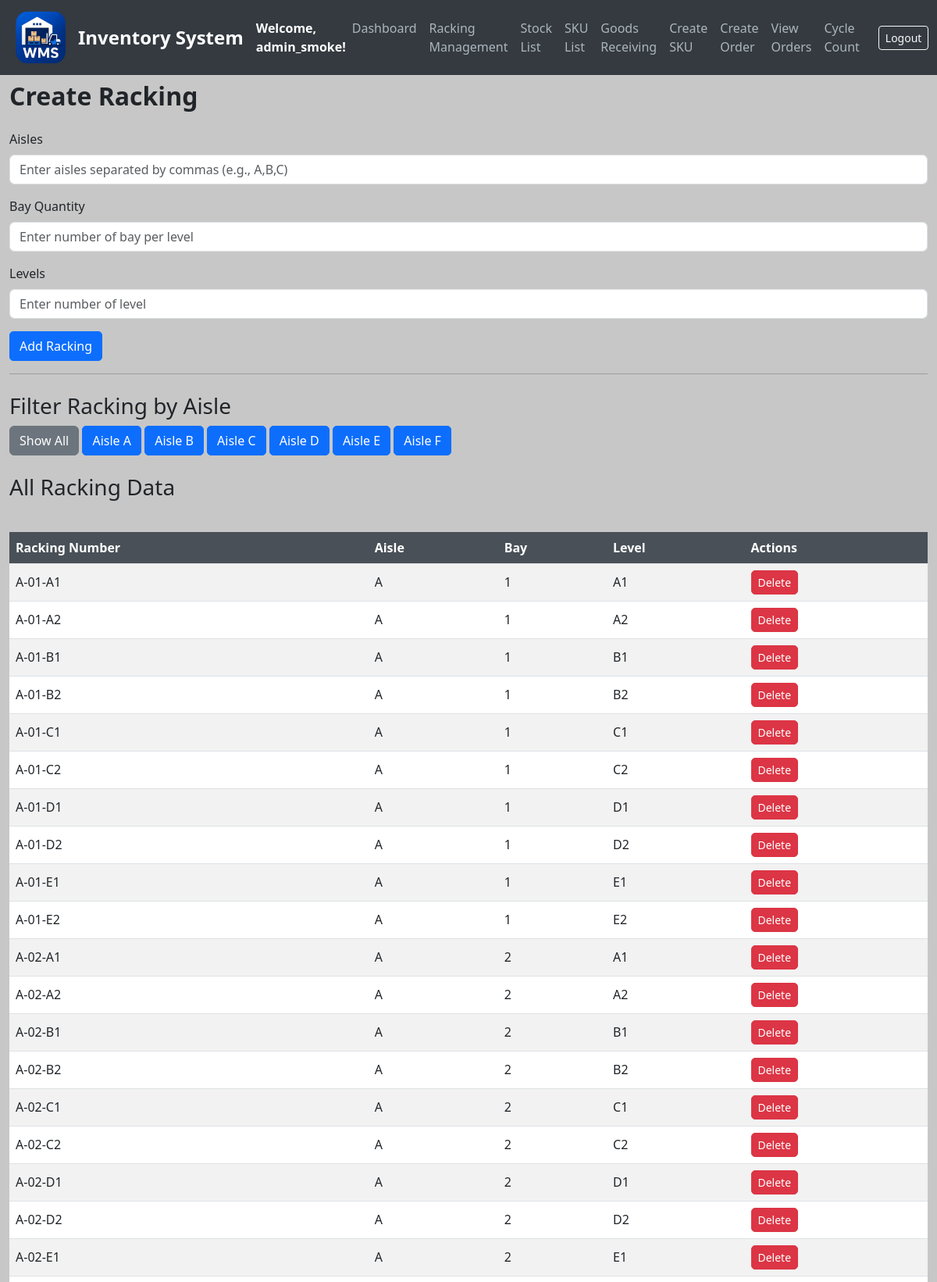
The page /create_racking (signed in, upper part) on the database its author committed.
### models.py (models this page shows, shortened)
class User(UserMixin, db.Model):
    __tablename__ = 'users'
    id = db.Column(db.Integer, primary_key=True)
    username = db.Column(db.String(80), unique=True, nullable=False)
    email = db.Column(db.String(120), unique=True, nullable=False)
    password = db.Column(db.String(200), nullable=False)
    date_created = db.Column(db.DateTime, default=get_local_time)
    last_login = db.Column(db.DateTime, nullable=True)
    is_active = db.Column(db.Boolean, default=True)
    is_approved = db.Column(db.Boolean, default=False)
    is_admin = db.Column(db.Boolean, default=False)
    can_create_racking = db.Column(db.Boolean, default=False)
    can_create_stock = db.Column(db.Boolean, default=False)
    can_create_order = db.Column(db.Boolean, default=False)
    can_transfer_stock = db.Column(db.Boolean, default=False)
    can_transfer_batch = db.Column(db.Boolean, default=False)
    can_mass_transfer = db.Column(db.Boolean, default=False)
    can_bulk_transfer = db.Column(db.Boolean, default=False)
    can_add_sku = db.Column(db.Boolean, default=False)
    can_view_orders = db.Column(db.Boolean, default=False)  # ← new
    can_cycle_count = db.Column(db.Boolean, default=False)  # ← new

class Racking(db.Model):
    id = db.Column(db.Integer, primary_key=True)
    racking_number = db.Column(db.String(20), unique=True, nullable=False)
    aisle = db.Column(db.String(5), nullable=False)
    level = db.Column(db.Integer, nullable=False)
    position = db.Column(db.Integer, nullable=False)
    location = db.Column(db.String(50), nullable=False)

### app.py (the view)
@app.route('/create_racking', methods=['GET'])
@login_required
@permission_required('can_create_racking')
def create_racking():
    selected_aisle = request.args.get('aisle')
    with app.app_context():
        if selected_aisle:
            racking_entries = Racking.query.filter_by(aisle=selected_aisle.upper()).all()
        else:
            racking_entries = Racking.query.all()
        unique_aisles = db.session.query(Racking.aisle).distinct().all()
        unique_aisles = [aisle[0] for aisle in unique_aisles]
    return render_template('create_racking.html', racking_data=racking_entries, unique_aisles=unique_aisles, selected_aisle=selected_aisle)

### app.py (called while the page is built)
def permission_required(permission):
    def decorator(f):
        @wraps(f)
        def decorated_function(*args, **kwargs):
            if not current_user.is_authenticated:
                return redirect(url_for('login'))
            if current_user.is_admin:
                return f(*args, **kwargs)
            if not getattr(current_user, permission, False):
                flash('You do not have permission to access this feature.', 'danger')
                return redirect(url_for('dashboard'))
            return f(*args, **kwargs)
        return decorated_function
    return decorator

@login_manager.user_loader
def load_user(user_id):
    return db.session.get(User, int(user_id))

### templates/create_racking.html (shortened to what this page needs)
{% extends "base.html" %}
{% block content %}
<div class="container">
    <h2 class="mb-4">Create Racking</h2>
    <form method="POST" action="{{ url_for('add_racking') }}">
        <div class="mb-3">
            <label for="aisle" class="form-label">Aisles</label>
            <input type="text" name="aisle" id="aisle" class="form-control" placeholder="Enter aisles separated by commas (e.g., A,B,C)" required>
        </div>
        <div class="mb-3">
            <label for="level" class="form-label">Bay Quantity</label>
            <input type="number" name="level" id="level" class="form-control" placeholder="Enter number of bay per level" min="1" required>
        </div>
        <div class="mb-3">
            <label for="position" class="form-label">Levels</label>
            <input type="number" name="position" id="position" class="form-control" placeholder="Enter number of level" min="1" required>
        </div>
        <button type="submit" class="btn btn-primary">Add Racking</button>
    </form>
    <hr>
    <h3 class="mt-4">Filter Racking by Aisle</h3>
    <div class="aisle-buttons">
        <a href="{{ url_for('create_racking') }}" class="btn btn-secondary">Show All</a>
        {% for aisle in unique_aisles %}
            <a href="{{ url_for('create_racking', aisle=aisle) }}" class="btn btn-primary">Aisle {{ aisle }}</a>
        {% endfor %}
    </div>
    <h3 class="mt-4">
        {% if selected_aisle %}
            Racking Data for Aisle {{ selected_aisle }}
        {% else %}
            All Racking Data
        {% endif %}
    </h3>
    {% if racking_data %}
        <div class="table-container">
            <table class="table table-striped">
                <thead>
                    <tr>
                        <th>Racking Number</th>
                        <th>Aisle</th>
                        <th>Bay</th>
                        <th>Level</th>
                        <th>Actions</th>
                    </tr>
                </thead>
                <tbody>
                    {% for rack in racking_data %}
                        <tr>
                            <td>{{ rack.racking_number }}</td>
                            <td>{{ rack.aisle }}</td>
                            <td>{{ rack.level }}</td>
                            <td>{{ rack.position }}</td>
                            <td>
                                <a href="{{ url_for('delete_racking', racking_number=rack.racking_number) }}" class="btn btn-danger btn-sm">Delete</a>
                            </td>
                        </tr>
                    {% endfor %}
                </tbody>
            </table>
        </div>
    {% else %}
        <p>No racking data available.</p>
    {% endif %}
</div>
</body>
</html>
{% endblock %}

### templates/base.html (shortened to what this page needs)
<!DOCTYPE html>
<html lang="en">
<head>
    <link href="https://cdn.jsdelivr.net/npm/bootstrap@5.3.0/dist/css/bootstrap.min.css" rel="stylesheet">
</head>
<body>
<nav class="navbar navbar-expand-lg navbar-dark">
    <div class="container-fluid">
        <img src="{{ url_for('static', filename='logo_.png') }}" alt="Logo" width="80" height="80" class="me-2">
        <a class="navbar-brand" href="/">Inventory System</a>
        <strong class="text-white">Welcome, {{ current_user.username }}!</strong>
        <div class="collapse navbar-collapse" id="navbarNav">
            <ul class="navbar-nav ms-auto">
                <li class="nav-item"><a class="nav-link" href="/dashboard">Dashboard</a></li>
                {% if current_user.is_admin or current_user.can_create_racking %}
                <li class="nav-item"><a class="nav-link" href="/create_racking">Racking Management</a></li>
                {% endif %}
                <li class="nav-item"><a class="nav-link" href="/stocks">Stock List</a></li>
                <li class="nav-item"><a class="nav-link" href="/sku-list">SKU List</a></li>
                {% if current_user.is_admin or current_user.can_create_stock %}
                <li class="nav-item"><a class="nav-link" href="/create-stock">Goods Receiving</a></li>
                {% endif %}
                {% if current_user.is_admin or current_user.can_add_sku %}
                <li class="nav-item"><a class="nav-link" href="/add-sku">Create SKU</a></li>
                {% endif %}
                {% if current_user.is_admin or current_user.can_create_order %}
                <li class="nav-item"><a class="nav-link" href="/create-order">Create Order</a></li>
                {% endif %}
                {% if current_user.is_admin or current_user.can_view_orders %}
                <li class="nav-item"><a class="nav-link" href="/orders">View Orders</a></li>
                {% endif %}
                {% if current_user.is_admin or current_user.can_cycle_count %}
                <li class="nav-item"><a class="nav-link" href="/cycle-count">Cycle Count</a></li>
                {% endif %}
            </ul>
            <form class="d-flex ms-3" action="{{ url_for('logout') }}" method="POST">
                <button class="btn btn-sm btn-outline-light" type="submit">Logout</button>
            </form>
        </div>
    </div>
</nav>
{% block content %}{% endblock %}
</body>
</html>

### rows shown on the page
User: username "admin_smoke"
Racking: racking_number "A-01-A1", aisle "A", level "1", position "A1"
Racking: racking_number "A-01-A2", aisle "A", level "1", position "A2"
Racking: racking_number "A-01-B1", aisle "A", level "1", position "B1"
Racking: racking_number "A-01-B2", aisle "A", level "1", position "B2"
Racking: racking_number "A-01-C1", aisle "A", level "1", position "C1"
Racking: racking_number "A-01-C2", aisle "A", level "1", position "C2"
Racking: racking_number "A-01-D1", aisle "A", level "1", position "D1"
Racking: racking_number "A-01-D2", aisle "A", level "1", position "D2"
Racking: racking_number "A-01-E1", aisle "A", level "1", position "E1"
Racking: racking_number "A-01-E2", aisle "A", level "1", position "E2"
Racking: racking_number "A-02-A1", aisle "A", level "2", position "A1"
Racking: racking_number "A-02-A2", aisle "A", level "2", position "A2"
Racking: racking_number "A-02-B1", aisle "A", level "2", position "B1"
Racking: racking_number "A-02-B2", aisle "A", level "2", position "B2"
Racking: racking_number "A-02-C1", aisle "A", level "2", position "C1"
Racking: racking_number "A-02-C2", aisle "A", level "2", position "C2"
Racking: racking_number "A-02-D1", aisle "A", level "2", position "D1"
Racking: racking_number "A-02-D2", aisle "A", level "2", position "D2"
Racking: racking_number "A-02-E1", aisle "A", level "2", position "E1"

### other values the page prints
{{ aisle }} "A" "B" "C" "D" "E" "F"
